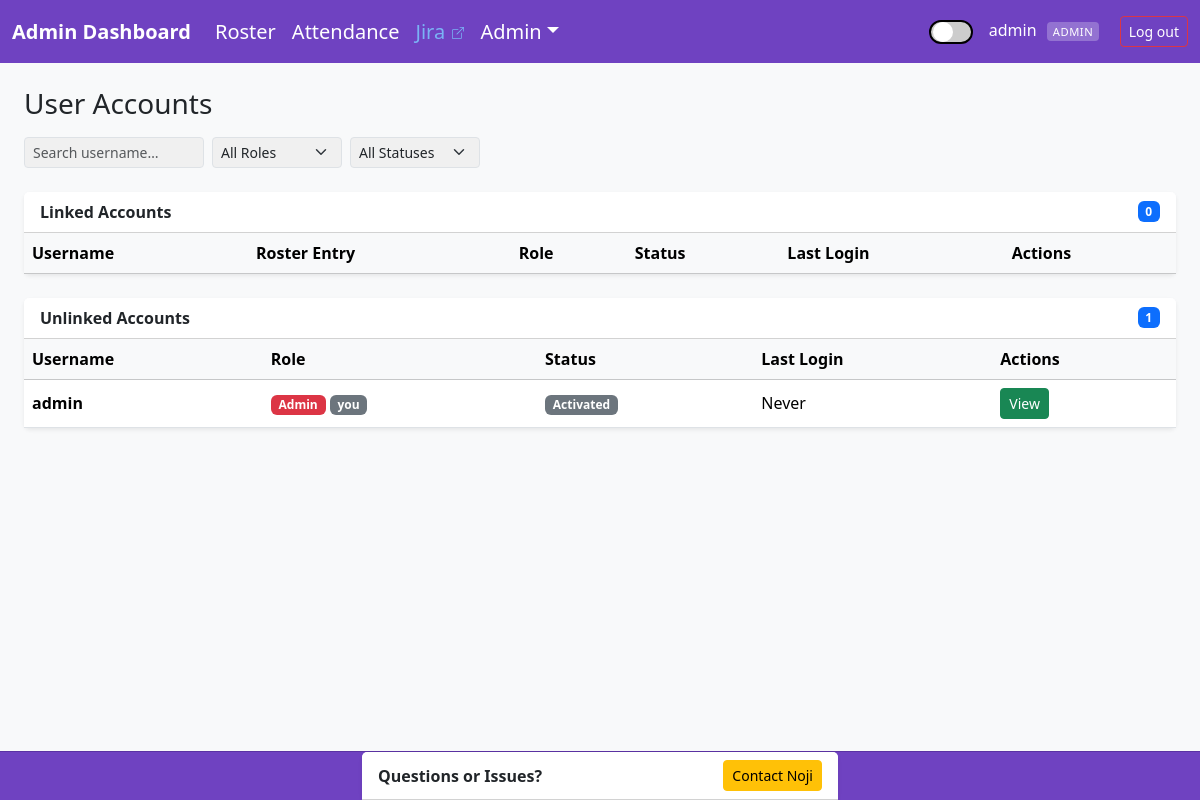
Screenshot of /portal/admin/users.php (signed in) with the database file from the repository.
### tables this page shows
CREATE TABLE IF NOT EXISTS users (
    id            INT AUTO_INCREMENT PRIMARY KEY,
    username      VARCHAR(50)  NOT NULL UNIQUE,
    password_hash VARCHAR(255) NOT NULL,
    is_admin      TINYINT(1)   NOT NULL DEFAULT 0,
    email         VARCHAR(100) NOT NULL,
    first_name    VARCHAR(50)  DEFAULT NULL,
    last_name     VARCHAR(50)  DEFAULT NULL,
    date_of_birth DATE         DEFAULT NULL,
    active        TINYINT(1)   NOT NULL DEFAULT 1,
    last_login    DATETIME,
    created_at    DATETIME     NOT NULL DEFAULT CURRENT_TIMESTAMP
);

### portal/includes/auth.php (called while the page is built, shortened)
<?php
require_once __DIR__ . '/db.php';
function has_role(string ...$roles): bool {
    return in_array($_SESSION['role'] ?? '', $roles, true);
}
function current_user_id(): ?int {
    return isset($_SESSION['user_id']) ? (int)$_SESSION['user_id'] : null;
}

### portal/includes/db.php (called while the page is built, shortened)
<?php
function db(): PDO {
    static $pdo = null;
    if ($pdo === null) {
        $dsn = 'mysql:host=' . DB_HOST . ';dbname=' . DB_NAME . ';charset=' . DB_CHARSET;
        $pdo = new PDO($dsn, DB_USER, DB_PASS, [
            PDO::ATTR_ERRMODE            => PDO::ERRMODE_EXCEPTION,
            PDO::ATTR_DEFAULT_FETCH_MODE => PDO::FETCH_ASSOC,
            PDO::ATTR_EMULATE_PREPARES   => false,
        ]);
    }
    return $pdo;
}

### portal/admin/users.php (the view, shortened to what this page needs)
<?php
require_once __DIR__ . '/../includes/auth.php';
require_once __DIR__ . '/../includes/db.php';
$users = db()->query(
    'SELECT u.id, u.username, u.first_name AS u_first, u.last_name AS u_last,
            u.email, u.is_admin, u.active, u.last_login,
            s.first_name, s.last_name, s.id AS student_id, s.student_type
     FROM users u
     LEFT JOIN students s ON s.user_id = u.id
     ORDER BY u.is_admin DESC, u.username'
)->fetchAll();
$linked_users   = array_values(array_filter($users, fn($u) =>  $u['student_id']));
$unlinked_users = array_values(array_filter($users, fn($u) => !$u['student_id']));
$role_tips   = [
    'admin'      => 'Full administrative access to all portal features',
    'instructor' => 'Can take attendance and view the student roster',
    'student'    => 'Paying participant — $30/month tuition',
    'guest'      => 'Non-paying participant — registration fee not yet paid',
    'parent'     => 'Family account — manages linked children\'s profiles and payments',
];
$role_badges = [
    'admin'      => 'bg-danger',
    'instructor' => 'bg-warning text-dark',
    'student'    => 'bg-primary',
    'parent'     => 'bg-info text-dark',
    'guest'      => 'bg-secondary',
];
function user_row(array $u, bool $show_roster = true): void {
    global $role_tips, $role_badges;
    $role_display = $u['is_admin'] ? 'admin' : ($u['student_type'] ?? 'student');
    $cls = $role_badges[$role_display] ?? 'bg-secondary';
    $tip = $role_tips[$role_display]   ?? '';
    echo '<tr class="' . (!$u['active'] ? 'text-muted' : '') . '"'
       . ' data-name="'   . htmlspecialchars(strtolower($u['username'])) . '"'
       . ' data-role="'   . htmlspecialchars($role_display)              . '"'
       . ' data-status="' . ($u['active'] ? 'active' : 'inactive')      . '"'
       . '>';
    echo '<td class="fw-semibold">' . htmlspecialchars($u['username']) . '</td>';
    echo '<td>';
    echo '<span class="badge ' . $cls . '"'
       . ($tip ? ' data-bs-toggle="tooltip" title="' . htmlspecialchars($tip) . '"' : '') . '>'
       . ucfirst($role_display) . '</span>';
    if ($u['id'] === current_user_id()) {
        echo ' <span class="badge bg-secondary">you</span>';
    }
    echo '</td>';
    echo '<td>';
    echo $u['active']
        ? '<span class="badge bg-secondary" data-bs-toggle="tooltip" title="Activated: this login is enabled and can sign in">Activated</span>'
        : '<span class="badge bg-danger"    data-bs-toggle="tooltip" title="Deactivated: this login has been disabled — cannot sign in">Deactivated</span>';
    echo '</td>';
    echo '<td>' . ($u['last_login'] ? date('d M Y', strtotime($u['last_login'])) : 'Never') . '</td>';
    echo '<td><a href="user_profile.php?id=' . $u['id'] . '" class="btn btn-sm btn-outline-secondary">View</a></td>';
    echo '</tr>';
}
include __DIR__ . '/../includes/header.php';
?>
<div class="d-flex align-items-center justify-content-between mb-3">
    <h3 class="mb-0">User Accounts</h3>
</div>
<div class="d-flex gap-2 align-items-center mb-4 flex-wrap">
    <input type="text" id="userSearch" class="form-control form-control-sm"
           placeholder="Search username…" style="width:180px" oninput="filterUsers()">
    <select id="filterRole" class="form-select form-select-sm" style="width:130px" onchange="filterUsers()">
        <option value="">All Roles</option>
    </select>
    <select id="filterStatus" class="form-select form-select-sm" style="width:130px" onchange="filterUsers()">
        <option value="">All Statuses</option>
    </select>
</div>
<div class="card border-0 shadow-sm mb-4">
    <div class="card-header bg-white fw-semibold d-flex justify-content-between align-items-center">
        <span>Linked Accounts</span>
        <span class="badge bg-primary"><?= count($linked_users) ?></span>
    </div>
    <div class="card-body p-0">
        <table class="table table-hover mb-0 align-middle" id="linkedTable">
            <thead class="table-light">
                <tr>
                    <th>Username</th>
                    <th>Roster Entry</th>
                    <th>Role</th>
                    <th>Status</th>
                    <th>Last Login</th>
                    <th>Actions</th>
                </tr>
            </thead>
        </table>
    </div>
</div>
<div class="card border-0 shadow-sm mb-4">
    <div class="card-header bg-white fw-semibold d-flex justify-content-between align-items-center">
        <span>Unlinked Accounts</span>
        <span class="badge bg-primary"><?= count($unlinked_users) ?></span>
    </div>
    <div class="card-body p-0">
        <table class="table table-hover mb-0 align-middle" id="unlinkedTable">
            <thead class="table-light">
                <tr>
                    <th>Username</th>
                    <th>Role</th>
                    <th>Status</th>
                    <th>Last Login</th>
                    <th>Actions</th>
                </tr>
            </thead>
            <tbody>
            <?php foreach ($unlinked_users as $u): user_row($u, false); endforeach; ?>
            </tbody>
        </table>
    </div>
</div>
<?php include __DIR__ . '/../includes/footer.php'; ?>

### portal/includes/header.php (shortened to what this page needs)
<!DOCTYPE html>
<html lang="en" id="html-root">
<head>
    <link rel="stylesheet"
          href="https://cdn.jsdelivr.net/npm/bootstrap@5.3.3/dist/css/bootstrap.min.css">
</head>
<body>
<nav class="navbar navbar-expand-md sticky-top">
    <div class="container-fluid">
        <?php
        if (has_role('admin'))          $dashboard_url = SITE_URL . '/admin/';
        elseif (has_role('instructor')) $dashboard_url = SITE_URL . '/instructor/';
        elseif (has_role('parent'))     $dashboard_url = SITE_URL . '/parent/';
        else                            $dashboard_url = SITE_URL . '/student/';
        ?>
        <a class="navbar-brand fw-semibold" href="<?= $dashboard_url ?>">
            <?php
                if (has_role('admin'))          echo 'Admin Dashboard';
                elseif (has_role('instructor')) echo 'Instructor Dashboard';
                elseif (has_role('parent'))     echo 'My Dashboard';
                else                            echo 'My Dashboard';
            ?>
        </a>
        <div class="collapse navbar-collapse" id="navMenu">
            <ul class="navbar-nav me-auto">
                <?php if (has_role('admin')): ?>
                <li class="nav-item">
                    <a class="nav-link nav-link-lg" href="<?= SITE_URL ?>/admin/students.php">Roster</a>
                </li>
                <li class="nav-item">
                    <a class="nav-link nav-link-lg" href="<?= SITE_URL ?>/instructor/attendance_sessions.php">Attendance</a>
                </li>
                <li class="nav-item">
                    <a class="nav-link nav-link-lg" href="https://ericratz.atlassian.net/jira/software/projects/SCRUM/boards/1" target="_blank" style="color:#7ab3f5 !important;">Jira </a>
                </li>
                <li class="nav-item dropdown">
                    <a class="nav-link dropdown-toggle" href="#"
                       data-bs-toggle="dropdown" role="button">Admin</a>
                </li>
                <?php endif; ?>
            </ul>
            <div class="d-flex align-items-center gap-3">
                <button id="dark-toggle" title="Toggle dark mode"
                        style="width:44px;height:24px;border-radius:12px;border:2px solid #000;cursor:pointer;
                               padding:2px;display:flex;align-items:center;transition:background .25s;
                               background:#ccc;flex-shrink:0">
                    <span id="dark-knob"
                          style="width:20px;height:20px;border-radius:50%;background:#fff;
                                 display:block;transition:transform .25s;transform:translateX(0);background:#fff;">
                    </span>
                </button>
                <span class="navbar-text">
                    <?= htmlspecialchars($_SESSION['username'] ?? '') ?>
                    <?php
                    $_rt = $_SESSION['role'] ?? '';
                    if ($_rt === 'student')     $_tip = 'Registration fee paid';
                    elseif ($_rt === 'parent')  $_tip = 'Family account';
                    elseif ($_rt === 'guest')   $_tip = 'Non-paying participant (registration fee not yet paid)';
                    else                        $_tip = '';
                    ?>
                    <span class="role-badge"<?= $_tip ? ' data-bs-toggle="tooltip" title="' . htmlspecialchars($_tip) . '"' : '' ?>><?= htmlspecialchars($_rt) ?></span>
                    <a href="<?= SITE_URL ?>/logout.php"
                       class="btn btn-sm btn-logout ms-2">Log out</a>
                </span>
            </div>
        </div>
    </div>
</nav>
<div class="container-fluid py-4 px-4">

### portal/includes/footer.php (shortened to what this page needs)
</div>
<footer id="site-footer">
    <div class="container py-0" style="max-width:500px">
        <div class="card border-0 shadow-sm mb-0">
            <div class="card-header bg-white d-flex justify-content-between align-items-center">
                <span class="fw-semibold">Questions or Issues?</span>
                <button class="btn btn-sm btn-warning" type="button"
                        data-bs-toggle="collapse" data-bs-target="#footerFeedback">
                    Contact Noji
                </button>
            </div>
        </div>
    </div>
</footer>
</body>
</html>

### portal/includes/header.php (style rules this page uses)
.navbar { background: #6f42c1 !important; }
.navbar .navbar-brand, .navbar .nav-link, .navbar .navbar-text { color: #fff !important; font-size: 1rem; }
.navbar .navbar-brand, .navbar .dropdown-toggle { font-size: 1.25rem; }
.navbar .nav-link-lg { font-size: 1.25rem !important; }
.role-badge { font-size: .7rem; background: rgba(255,255,255,.25); border-radius: 4px; padding: 2px 6px; margin-left: 6px; text-transform: uppercase; letter-spacing: .05em; }
body { background: #f8f9fa; padding-bottom: 57px; }
#site-footer { position: fixed; bottom: 0; left: 0; right: 0; z-index: 1030; background: #6f42c1; border-top: 1px solid #5a32a3; }
.form-control, .form-select { background-color: #f0f0f0; }
.btn-logout { color: #fff !important; border: 1px solid #dc3545; background: transparent; transition: background .15s, color .15s; }
a { text-decoration: none; }
.btn-outline-secondary, .btn-outline-primary { --bs-btn-bg: #198754; --bs-btn-color: #fff; --bs-btn-border-color: #198754; --bs-btn-hover-bg: #157347; --bs-btn-hover-border-color: #146c43; --bs-btn-hover-color: #fff; --bs-btn-active-bg: #146c43; --bs-btn-active-color: #fff; }

### rows the page displays
users: username "admin", is_admin "Admin", shows "you", active "Activated", shows "Never"

### other values shown
$_SESSION['username'] "admin"
$_rt "ADMIN"
count($linked_users) "0"
count($unlinked_users) "1"
